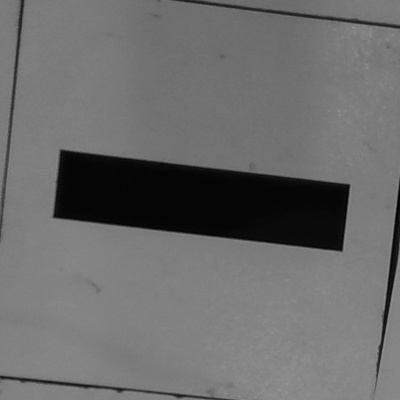
#> input picture Internship Tasks/PPT/Example frames/F20_20_horizontal.jpg, 400 x 400 px
$ python -i depth.py   (imports and definitions only)
#> lines starting #> are read from the running program, lines starting #| are printed output that depends on the picture; after the words box and inside, x2 and y2 are one past the last pixel; in counts of white or black regions, pixels touching at a corner belong together
#> further down, picture is the input picture: shape (400, 400, 3); min 0, max 153, mean 107.5
# First import library
import pyrealsense2 as rs
import numpy as np
import cv2 as cv
import argparse
import os.path
import time


# Create object for parsing command-line options
parser = argparse.ArgumentParser(
    description="Read recorded bag file and display depth stream in jet colormap.\
                                Remember to change the stream fps and format to match the recorded."
)

# Add argument which takes path to a bag file as an input
# [18 lines not run here, left out]

kernel_MORPH_RECT = cv.getStructuringElement(cv.MORPH_RECT, (5, 5))
kernel_MORPH_CROSS = cv.getStructuringElement(cv.MORPH_CROSS, (5, 5))
kernel_MORPH_ELLIPSE = cv.getStructuringElement(cv.MORPH_ELLIPSE, (5, 5))


def process(
    frame,
    erode_iter=3,
    dilate_iter=4,
    morph_kernel=kernel_MORPH_CROSS,
    gaussian_kernel_size=13,
):
#> called with erode_iter = 3, dilate_iter = 4, morph_kernel = array of shape (5, 5), gaussian_kernel_size = 13
    if len(frame.shape) == 3:
        frame = cv.cvtColor(frame, cv.COLOR_BGR2GRAY)

    frame = cv.GaussianBlur(frame, (gaussian_kernel_size, gaussian_kernel_size), 0)
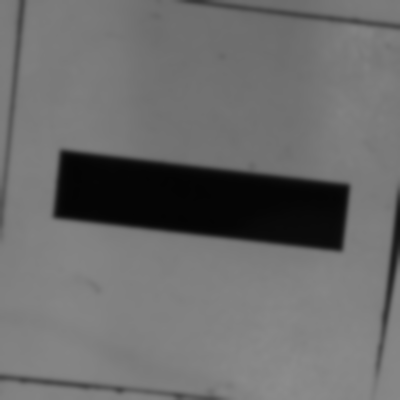
#> frame: shape (400, 400); min 4, max 140, mean 107.5
    # frame = cv.bilateralFilter(frame, 13, 35, 35)

    ret, frame = cv.threshold(
        frame, 0, 255, cv.ADAPTIVE_THRESH_GAUSSIAN_C + cv.THRESH_OTSU
    )
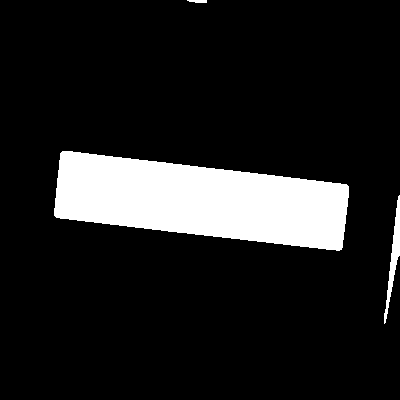
#> frame: shape (400, 400); 12.7% white; 3 white regions, box (x1, y1, x2, y2) and area: (54, 151, 349, 251) 19712, (384, 195, 400, 324) 630, (187, 0, 207, 3) 50
#> ret = 66

    frame = cv.morphologyEx(frame, cv.MORPH_CLOSE, morph_kernel, iterations=1)
#> frame: shape (400, 400); 12.7% white; 3 white regions, box (x1, y1, x2, y2) and area: (54, 151, 349, 251) 19712, (384, 195, 400, 324) 635, (187, 0, 207, 3) 50
    frame = cv.morphologyEx(frame, cv.MORPH_OPEN, morph_kernel, iterations=2)
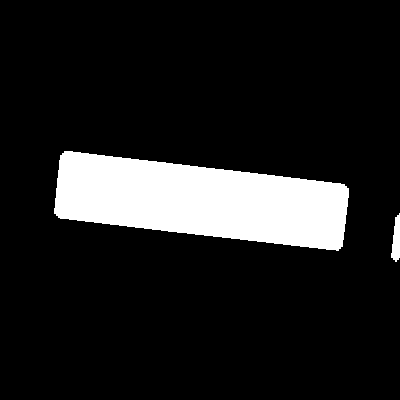
#> frame: shape (400, 400); 12.5% white; 2 white regions, box (x1, y1, x2, y2) and area: (54, 151, 349, 251) 19678, (391, 213, 400, 262) 303
    frame = cv.morphologyEx(frame, cv.MORPH_GRADIENT, morph_kernel, iterations=1)
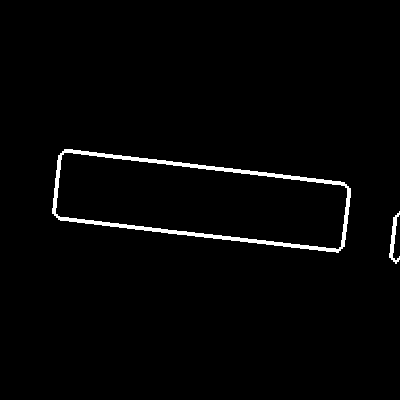
#> frame: shape (400, 400); 1.9% white; 2 white regions, box (x1, y1, x2, y2) and area: (52, 149, 351, 253) 2768, (389, 211, 400, 264) 212
    # [7 lines of commented-out code are left out]

    return frame


# [97 lines left out: functions filter_contour, draw_contours, post_process_depth, contour_depth_value, create_mask, not called in this run]


# [146 lines not run here, left out]

>>> import cv2
>>> picture = cv2.imread('../Example frames/F20_20_horizontal.jpg')
>>> result = process(picture)

$ run again, on Internship Tasks/PPT/Example frames/M20_100_horizontal.jpg
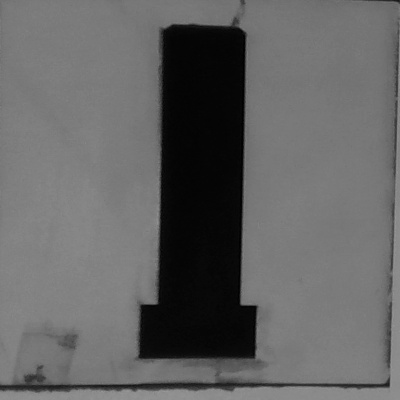
#> input picture Internship Tasks/PPT/Example frames/M20_100_horizontal.jpg, 400 x 400 px
#> picture is the input picture: shape (400, 400, 3); min 0, max 152, mean 99.5
#> in process, `ret, frame = cv.threshold( frame, 0, 255, cv.ADAPTIVE_THRESH_GAUSSIAN_..`:
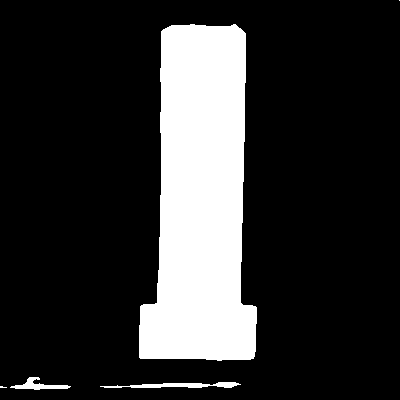
#> frame: shape (400, 400); 19.1% white; 5 white regions (2 under 20 px), largest, box (x1, y1, x2, y2) and area: (139, 24, 257, 361) 29720, (100, 382, 241, 388) 479, (10, 377, 71, 390) 317
#> ret = 65
#> in process, `frame = cv.morphologyEx(frame, cv.MORPH_GRADIENT, morph_kernel, iterat..`:
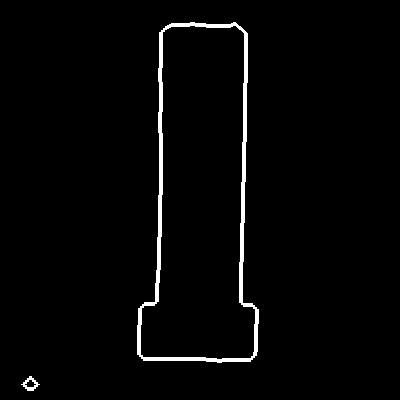
#> frame: shape (400, 400); 2.2% white; 2 white regions, box (x1, y1, x2, y2) and area: (137, 22, 259, 363) 3442, (21, 376, 40, 391) 112

$ run again, on Internship Tasks/PPT/Example frames/M20_M30_vertical.jpg
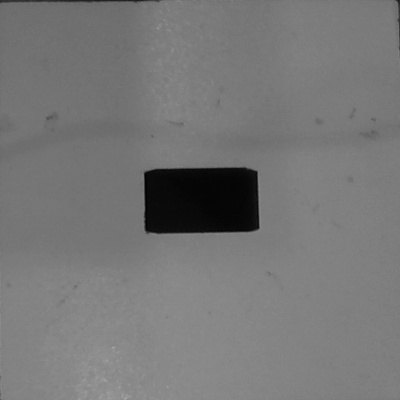
#> input picture Internship Tasks/PPT/Example frames/M20_M30_vertical.jpg, 400 x 400 px
#> picture is the input picture: shape (400, 400, 3); min 0, max 165, mean 119
#> in process, `ret, frame = cv.threshold( frame, 0, 255, cv.ADAPTIVE_THRESH_GAUSSIAN_..`:
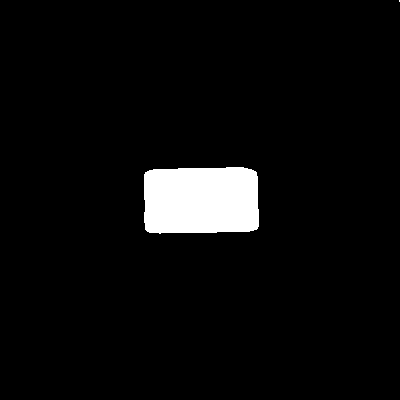
#> frame: shape (400, 400); 4.6% white; 2 white regions (1 under 20 px), largest, box (x1, y1, x2, y2) and area: (144, 167, 259, 234) 7286
#> ret = 68
#> in process, `frame = cv.morphologyEx(frame, cv.MORPH_GRADIENT, morph_kernel, iterat..`:
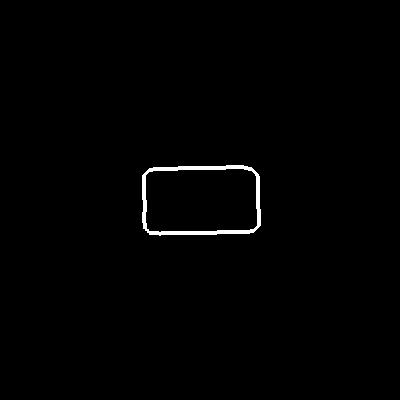
#> frame: shape (400, 400); 0.83% white; 1 white region, box (x1, y1, x2, y2) and area: (142, 165, 261, 236) 1322

$ run again, on Internship Tasks/PPT/Example frames/M20_horizontal.jpg
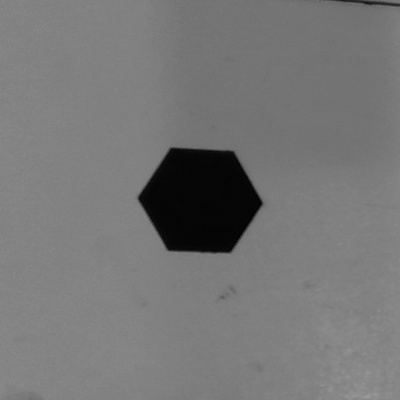
#> input picture Internship Tasks/PPT/Example frames/M20_horizontal.jpg, 400 x 400 px
#> picture is the input picture: shape (400, 400, 3); min 0, max 157, mean 118.4
#> in process, `ret, frame = cv.threshold( frame, 0, 255, cv.ADAPTIVE_THRESH_GAUSSIAN_..`:
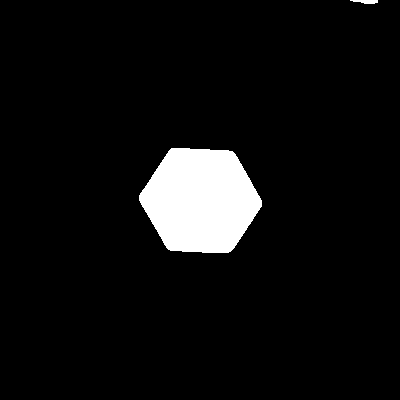
#> frame: shape (400, 400); 6.1% white; 2 white regions, box (x1, y1, x2, y2) and area: (139, 148, 262, 253) 9720, (350, 0, 378, 4) 81
#> ret = 68
#> in process, `frame = cv.morphologyEx(frame, cv.MORPH_GRADIENT, morph_kernel, iterat..`:
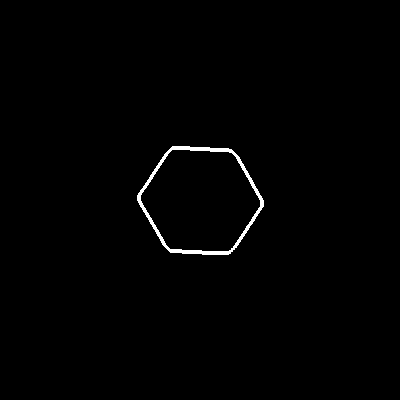
#> frame: shape (400, 400); 0.81% white; 1 white region, box (x1, y1, x2, y2) and area: (137, 146, 264, 255) 1290
